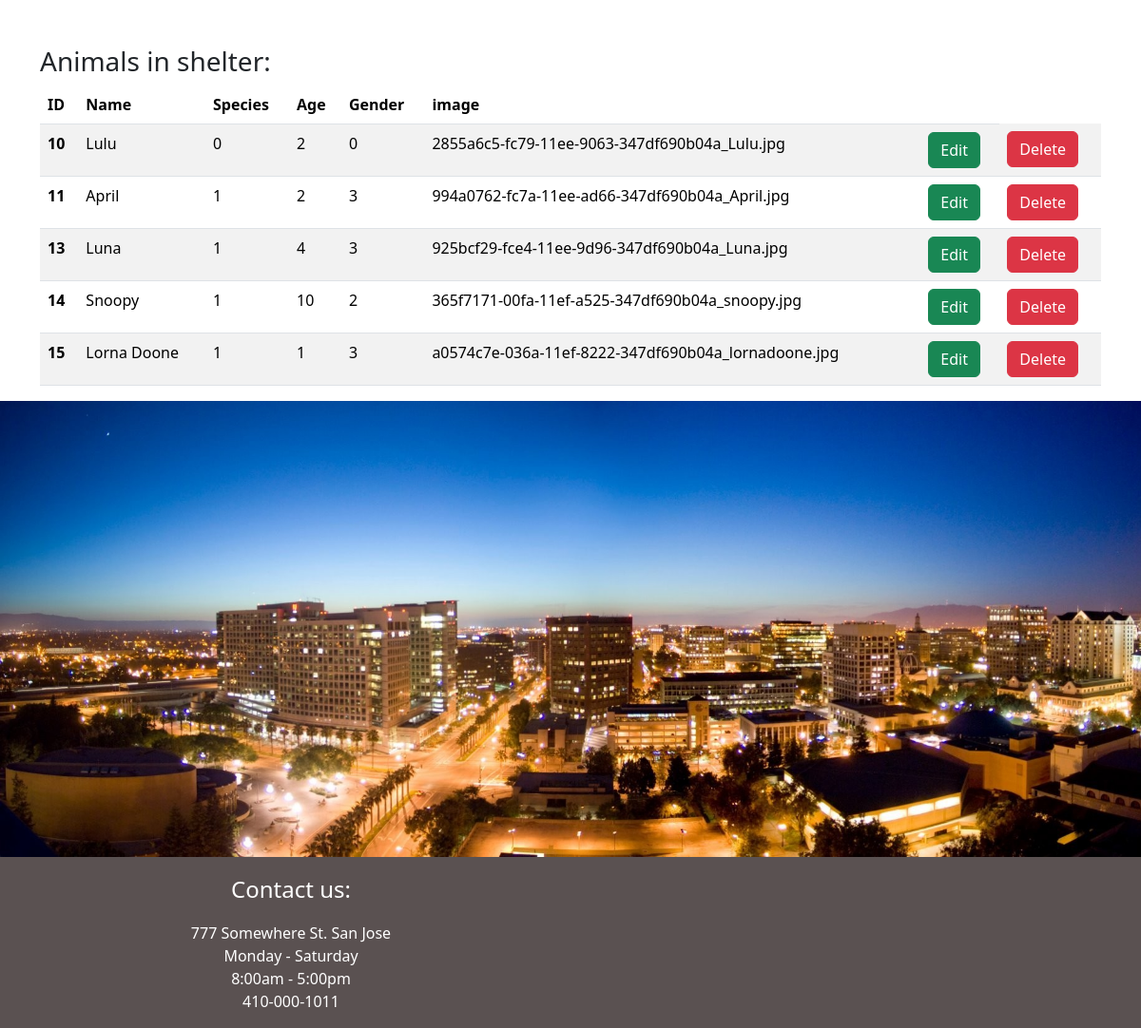
/Animals/Add_Animal (lower part), run on an earlier commit of the app's database.
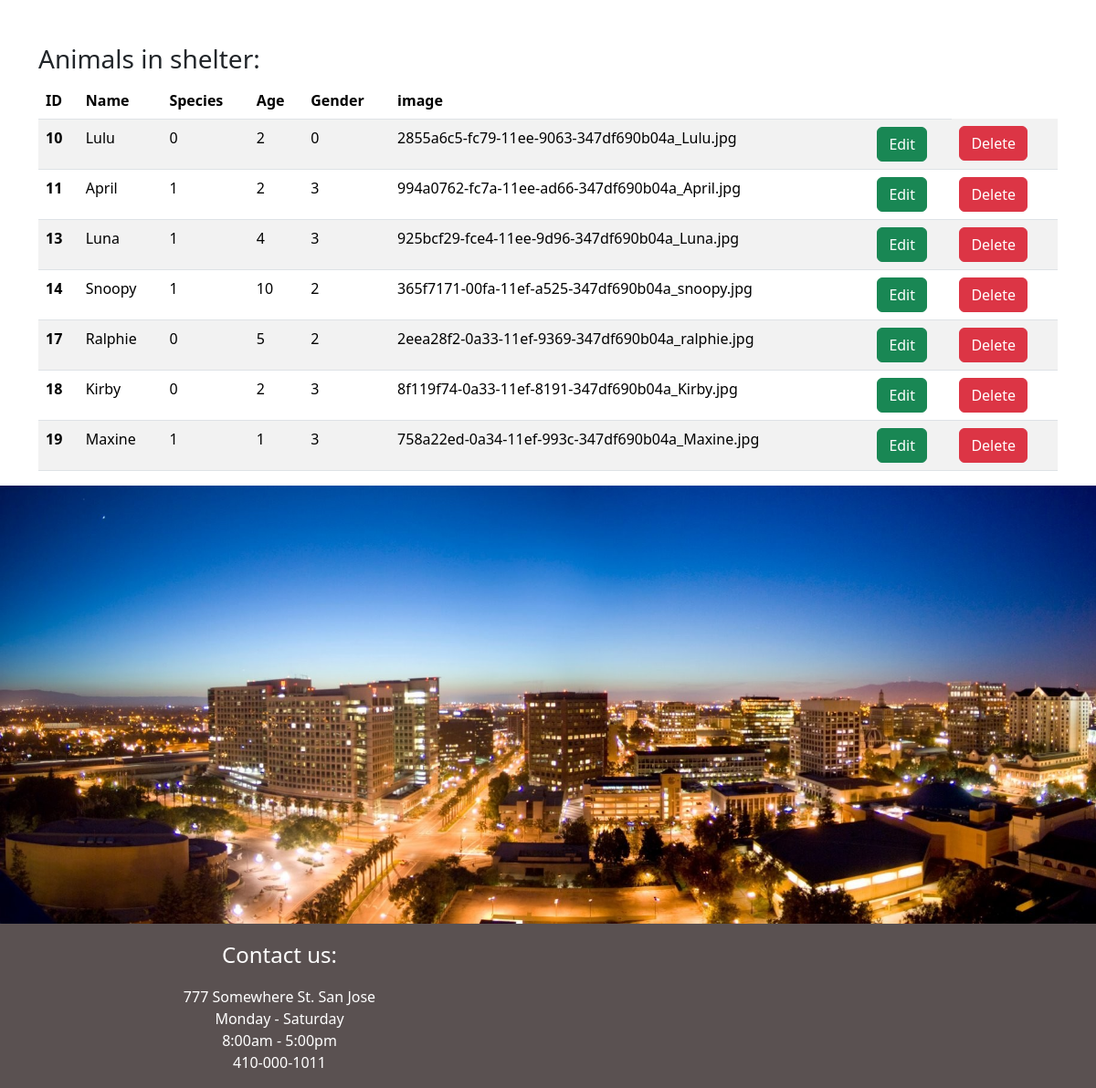
And on a later commit of the database.
### app.py (models this page shows, shortened)
class Animal(db.Model):
    __tablename__ = 'animals'
    id = db.Column(db.Integer, primary_key=True)
    name = db.Column(db.String(5), nullable=False)
    age = db.Column(db.Integer, nullable=True)
    species = db.Column(db.Integer, nullable=False)
    gender = db.Column(db.Integer, nullable=False)
    breed = db.Column(db.String(150), nullable=True)
    weight = db.Column(db.Numeric, nullable=True)
    description = db.Column(db.Text, nullable=True)
    image_path = db.Column(db.String(), nullable=True)
    date_added = db.Column(db.DateTime, default=datetime.utcnow)

### app.py (the view, shortened to what this page needs)
@app.route('/Animals/Add_Animal', methods=['GET', 'POST'])
def add_animal():
    name = None
    form = animalForm()
    all_animals = Animal.query.order_by(Animal.id)
    return render_template('add_animal.html',
        form = form,
        all_animals=all_animals)

### templates/add_animal.html (shortened to what this page needs)
{% extends "base.html" %}
{%block body%}
<div class="container">
    <div class="d-flex justify-content-left">
        <h3> Animals in shelter: </h3>
    </div>
    <table class="table table-hover table-striped">
        <thead>
          <tr>
            <th scope="col">ID</th>
            <th scope="col">Name</th>
            <th scope="col">Species</th>
            <th scope="col">Age</th>
            <th scope="col">Gender</th>
            <th scope="col">image</th>
            <th scope="col"></th>
          </tr>
        </thead>
        <tbody>
            {% for animal in all_animals %}
            <tr>
                <th scope="row">{{animal.id}}</th>
                <td>{{animal.name}}</td>
                <td>{{animal.species}}</td>
                <td>{{animal.age}}</td>
                <td>{{animal.gender}}</td>
                <td>{{animal.image_path}}</td>
                <td> <a href="{{url_for('update', id=animal.id)}}" class="btn btn-success" id="update">Edit</a></td>
                <td> <a href="{{url_for('delete', id=animal.id)}}" class="btn btn-danger" id="delete">Delete</a></td>
            </tr>
            {% endfor %}
        </tbody>
      </table>
</div>
{%endblock%}

What changed in the data, as far as the page shows it:
removed Animal: id "15", name "Lorna Doone", species "1", age "1", gender "3", image_path "a0574c7e-036a-11ef-8222-347df690b04a_lornadoone.jpg"
added Animal: id "17", name "Ralphie", species "0", age "5", gender "2", image_path "2eea28f2-0a33-11ef-9369-347df690b04a_ralphie.jpg"
added Animal: id "18", name "Kirby", species "0", age "2", gender "3", image_path "8f119f74-0a33-11ef-8191-347df690b04a_Kirby.jpg"
added Animal: id "19", name "Maxine", species "1", age "1", gender "3", image_path "758a22ed-0a34-11ef-993c-347df690b04a_Maxine.jpg"
